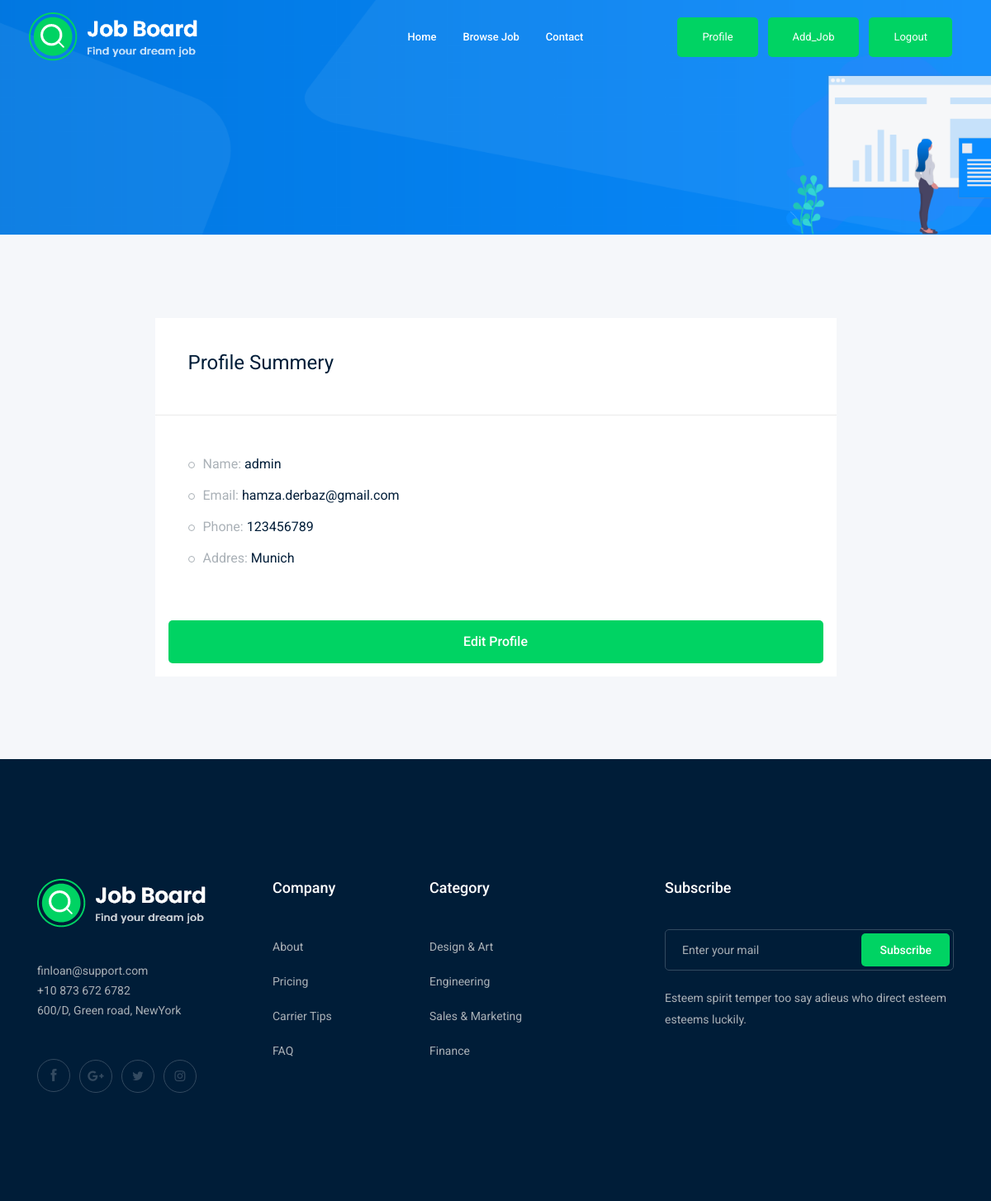
/accounts/ (signed in), run on the app's committed database.
### accounts/models.py (models this page shows)
class Profile(models.Model):
    user = models.OneToOneField(User, on_delete=models.CASCADE)  # One-to-one relationship with the User model
    city = models.ForeignKey('City', related_name='user_city', on_delete=models.CASCADE, blank=True, null=True)  # City associated with the profile
    phone_number = models.CharField(max_length=15)  # Phone number field
    image = models.ImageField(upload_to='profile/')  # Image field for profile pictures
    def __str__(self):
        return str(self.user)  # String representation of the profile (user's username)

class City(models.Model):
    name = models.CharField(max_length=30)  # Name of the city
    def __str__(self):
        return self.name  # String representation of the city (its name)

### accounts/views.py (the view)
# urls.py: path('', views.profile, name='profile'),
def profile(request):
    profile = Profile.objects.get(user=request.user)
    return render(request, 'accounts/profile.html', {'profile': profile})

### accounts/templates/accounts/profile.html (shortened to what this page needs)
{% extends 'base.html' %}
{%block body%}
<div class="bradcam_area bradcam_bg_1">
  <div class="container">
    <div class="row">
      <div class="col-xl-12">
      </div>
    </div>
  </div>
</div>
<div class="job_details_area">
  <div class="container">
    <div class="row">
      <div class="col-lg-9 mx-auto">
        <div class="job_sumary">
          <div class="summery_header">
            <h3>Profile Summery</h3>
          </div>
          <div class="job_content">
            <ul>
              <li>Name: <span>{{profile}}</span></li>
              <li>Email: <span>{{profile.user.email}}</span></li>
              <li>Phone: <span>{{profile.phone_number}}</span></li>
              <li>Addres: <span>{{profile.city}}</span></li>
            </ul>
          </div>
          <div class="p-3">
            <a  class="boxed-btn3 w-100" href="{% url 'accounts:profile_edit'  %}">Edit Profile</a>
          </div>
        </div>
      </div>
    </div>
  </div>
</div>
{%endblock body%}

### data on the page
Profile: user.username "admin", user.email "hamza.derbaz@gmail.com", phone_number "123456789", city "Munich"
